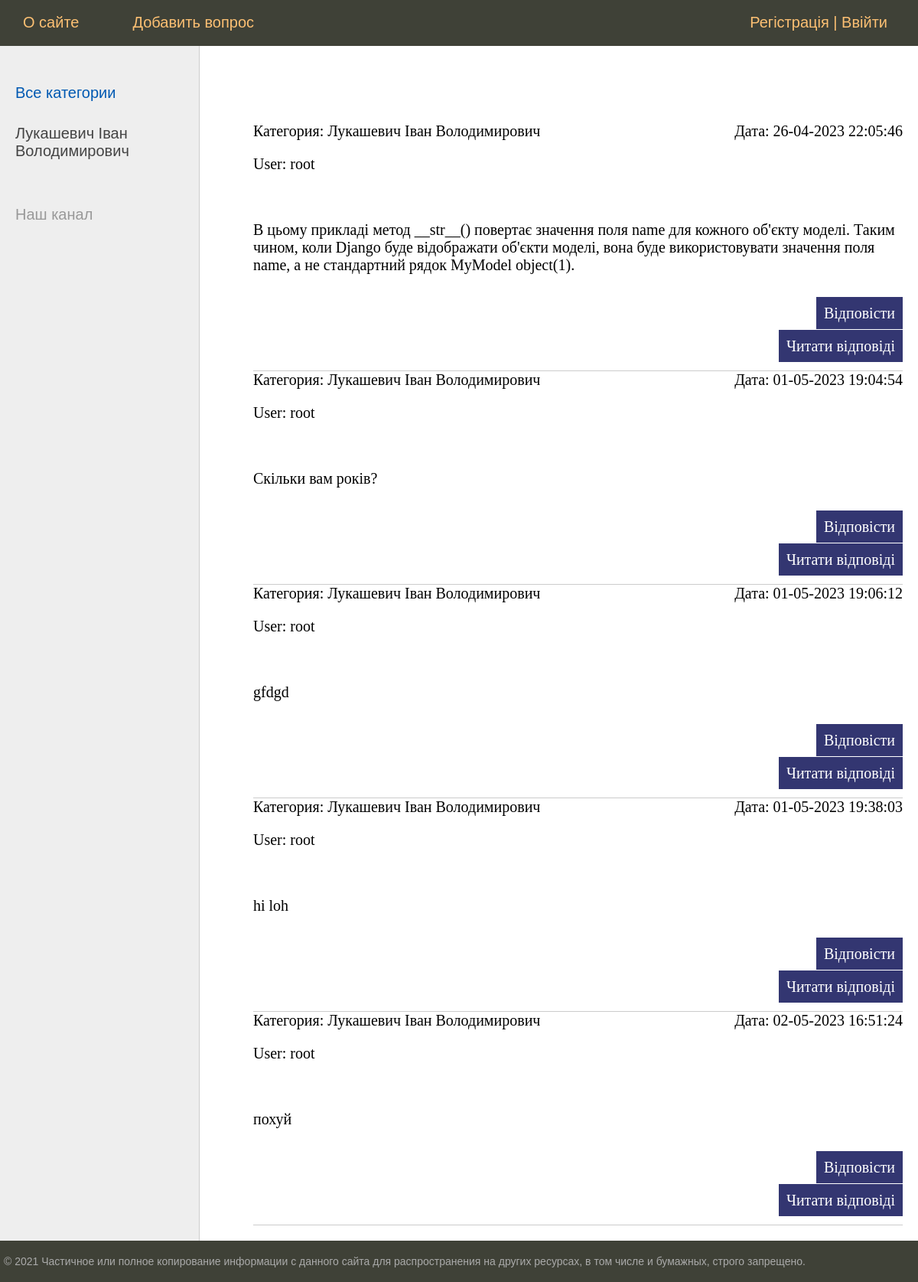
The page / on the database its author committed.
### men/models.py (models this page shows)
class Category(models.Model):
    name = models.CharField(max_length=100, db_index=True, verbose_name='категорія')
    slug = models.SlugField(max_length=255, unique=True, db_index=True, verbose_name='URL')
    def get_absolute_url(self):
        return reverse('category', kwargs={'cat_slug': self.slug})
    def __str__(self):
        return self.name

class Question(models.Model):
    question_text = models.TextField(verbose_name='Текст вопроса')
    pub_date = models.DateTimeField(auto_now_add=True, verbose_name='Дата публікациї')
    user = models.ForeignKey(User, on_delete=models.CASCADE)
    cat = models.ForeignKey('Category', on_delete=models.PROTECT, verbose_name='категорія')

### men/views.py (the view)
# urls.py: path('', QuestionHome, name='home'),
def QuestionHome(request):
    posts = Question.objects.all()
    cats = Category.objects.all()
    context = {
        'posts': posts,
        'cats': cats,
        'menu': menu,
        'title': 'Главная страница',
        'cat_selected': 0,
    }
    return render(request, 'men/index.html', context=context)

### men/templates/men/index.html (shortened to what this page needs)
{% extends 'men/base.html' %}
{% block content %}
<ul class="list-articles">
	{% for p in posts %}
			<li><div class="article-panel">
	<p class="first">Категория: {{p.cat}}</p>
	<p class="last">Дата: {{p.pub_date|date:"d-m-Y H:i:s"}}</p>
</div>
    <br>
        <p>User: {{p.user}}</p>
    <br>
	{% autoescape on %}
        <p>{{p.question_text|linebreaks}}</p>
	{% endautoescape %}
            <p class="link-read-post"><a href="{% url 'write_answer' p.pk %}">Відповісти</a></p>
			<p class="link-read-post"><a href="{% url 'read_answer' p.pk %}">Читати відповіді</a></p>
			</li>
	{% endfor %}
</ul>
{% endblock %}

### men/templates/men/base.html (shortened to what this page needs)
{% load static %}
<!DOCTYPE html>
<html>
<head>
	<link type="text/css" href="{% static 'css/styles.css' %}" rel="stylesheet" />
</head>
<body>
<table class="table-page" border=0 cellpadding="0" cellspacing="0">
<tr><td valign=top>
{% block mainmenu %}
		<div class="header">
			<ul id="mainmenu" class="mainmenu">
{% for m in menu %}
    <li><a href="{% url m.url_name %}">{{m.title}}</a></li>
{% endfor %}
            {% if request.user.is_authenticated %}
                <li class="last">{{ user.username }} | <a href="{% url 'logout' %}">Вийти</a></li>
                {% else %}
                <li class="last"><a href="{% url 'register' %}">Регістрація</a> | <a href="{% url 'login' %}">Ввійти</a></li>
                {% endif %}
			</ul>
		</div>
{% endblock mainmenu %}
<table class="table-content" border=0 cellpadding="0" cellspacing="0">
<tr>
	<td valign="top" class="left-chapters">
	<ul id="leftchapters">
{% if cat_selected == 0 %}
		<li class="selected">Все категории</li>
{% else %}
		<li><a href="{% url 'home' %}">Все категории</a></li>
{% endif %}
{% for c in cats %}
	{% if c.slug == cat_selected %}
		<li class="selected">{{c.name}}</li>
	{% else %}
		<li><a href="{{ c.get_absolute_url }}">{{c.name}}</a></li>
	{% endif %}
{% endfor %}
		<li class="share">
		<p>Наш канал</p>
		<a class="share-yt" href="https://www.youtube.com" target="_blank" rel="nofollow"></a>
		</li>
	</ul>
</td>
<td valign="top" class="content">
	<div class="content-text">
{% block content %}
{% endblock %}
	</div>
</td></tr></table>
</td></tr>
<tr><td valign=top>
	<div id="footer">
		<p>&copy; 2021 Частичное или полное копирование информации с данного сайта для распространения на других ресурсах, в том числе и бумажных, строго запрещено.</p>
	</div>
</td></tr></table>
</body>
</html>

### men/static/css/styles.css (style rules this page uses)
html, body { font-family: 'Arial'; margin: 0; padding: 0; height: 100%; width: 100%; color: #444; }
a { color: #0059b2; text-decoration: none; }
p.link-read-post { text-align: right; }
p.link-read-post a { padding: 10px; min-width: 100px; background: #333671; color: #fff; text-decoration: none; }
div.article-panel p.first { margin: 0; float: left; }
div.article-panel p.last { margin: 0; float: right; }
ul.list-articles { list-style: none; margin: 0; padding: 0; }
ul.list-articles li { border-bottom: 1px solid #ccc; }
.table-page { width: 100%; height: 100%; vertical-align: top; }
.table-page tr { height: 100%; }
.header { background: #3F4137; height: 60px; }
ul.mainmenu { list-style: none; margin: 0; padding: 0; height: 60px; color: #fdc073; font-size: 20px; overflow: hidden; }
ul.mainmenu li { float: left; margin: 18px 40px 0 30px; }
ul.mainmenu li.last { float: right; }
ul.mainmenu li a { color: #fdc073; text-decoration: none; }
.table-content { width: 100%; min-height: 100%; height: 100%; }
.left-chapters { margin: 0; background: #eee; border-right: 1px solid #ccc; min-height: 100%; }
.left-chapters ul { width: 230px; min-height: 100%; margin: 0; padding: 20px 10px 10px 20px; list-style: none; font-size: 20px; }
.left-chapters ul li { margin: 30px 0 0 0; color: #999; }
.left-chapters ul li.selected { color: #0059b2; }
.left-chapters ul li a { color: #444; text-decoration: none; }
.left-chapters ul li.share { margin: 60px 0 0 0; }
.left-chapters ul li.share p { margin: 30px 0 30px 0; }
.left-chapters ul li.share a { display: inline-block; width: 40px; height: 40px; margin: 0 20px 0 0; }
.content { padding: 40px 20px 20px 40px; width: 100%; box-sizing: border-box; }
.content-text { margin: 60px 0 0 30px; color: #000; font-size: 20px; font-family: Yandex Sans Display Light; }
#footer { box-sizing: border-box; background: #3F4137; padding: 5px; color: #aaa; font-size: 14px; font-family: Verdana, Geneva, Arial, Helvetica; text-align: left; overflow: hidden; }

### rows shown on the page
Category: name "Лукашевич Іван Володимирович"
Question: cat "Лукашевич Іван Володимирович", pub_date "26-04-2023 22:05:46", user "root", question_text "В цьому прикладі метод __str__() повертає значення поля name для кожного об'єкту моделі. Таким чином, коли Django буде відображати об'єкти моделі, вона буде використовувати значення поля name, а не стандартний рядок MyModel object(1)."
Question: cat "Лукашевич Іван Володимирович", pub_date "01-05-2023 19:04:54", user "root", question_text "Скільки вам років?"
Question: cat "Лукашевич Іван Володимирович", pub_date "01-05-2023 19:06:12", user "root", question_text "gfdgd"
Question: cat "Лукашевич Іван Володимирович", pub_date "01-05-2023 19:38:03", user "root", question_text "hi loh"
Question: cat "Лукашевич Іван Володимирович", pub_date "02-05-2023 16:51:24", user "root", question_text "похуй"

### other values the page prints
{{ m.title }} "О сайте" "Добавить вопрос"
